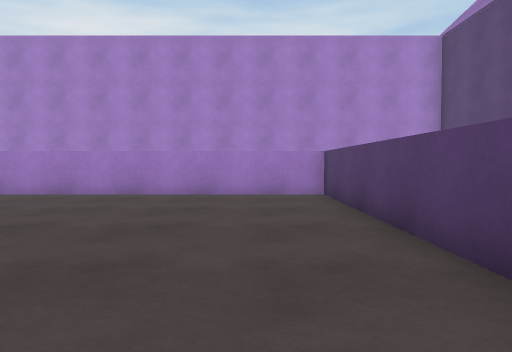
View 1 (above)

20 first-person views from a walk through a Unity game level. The camera is 0.72 m above the floor, tilts 2° down and sees 70° across. The floor is counted in squares, 1 m on a side. Each view is taken from the middle of a square. On the plan, view 1 faces up. The plan holds only what a view shows up to about 11 squares ahead; the rest is blank. The place goes on beyond the plan. The player character is not drawn.

View 2
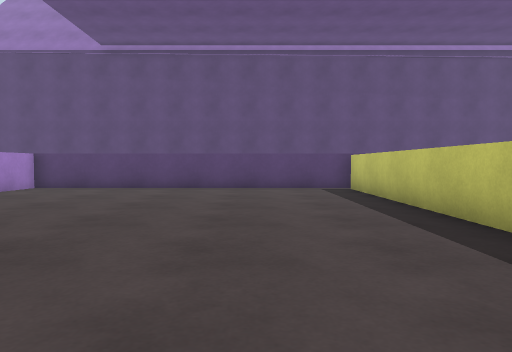

View 3
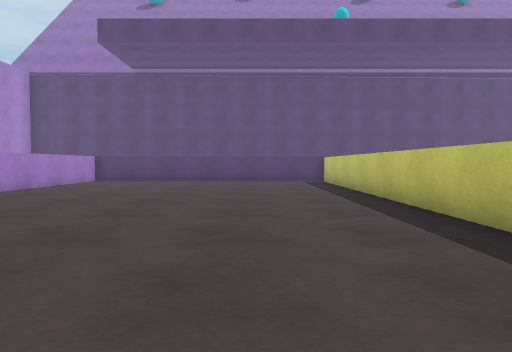

View 4
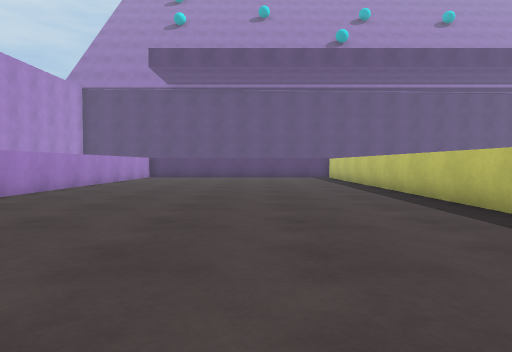

View 5
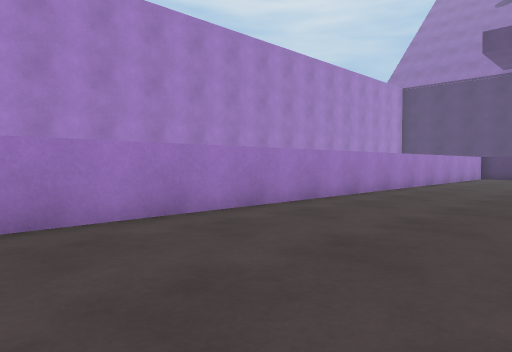

View 6
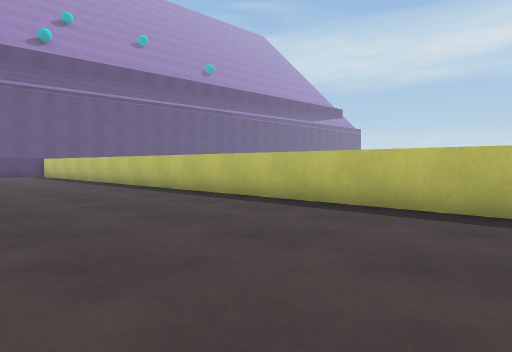

View 7
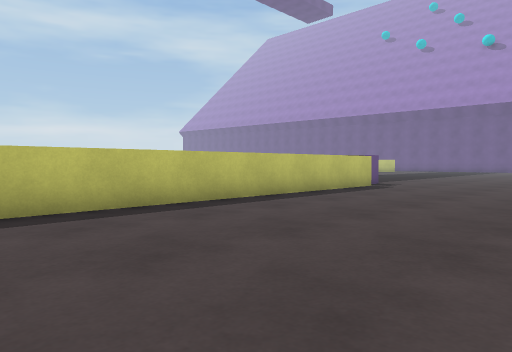

View 8
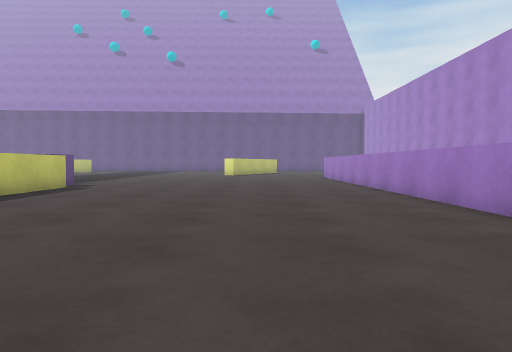

View 9
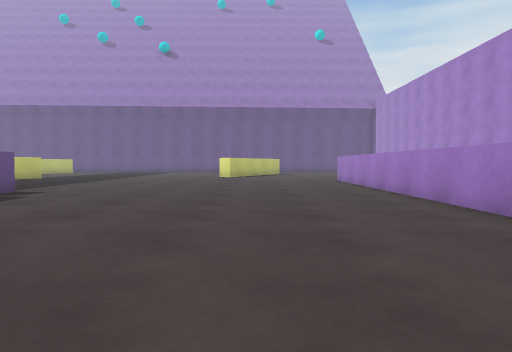

View 10
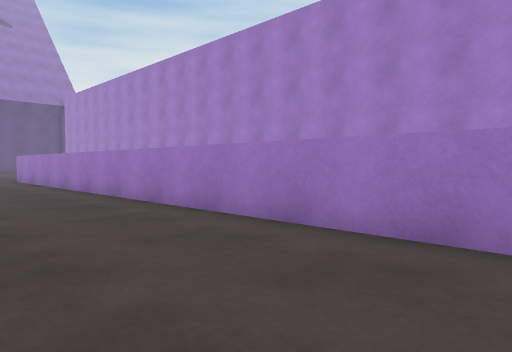

View 11
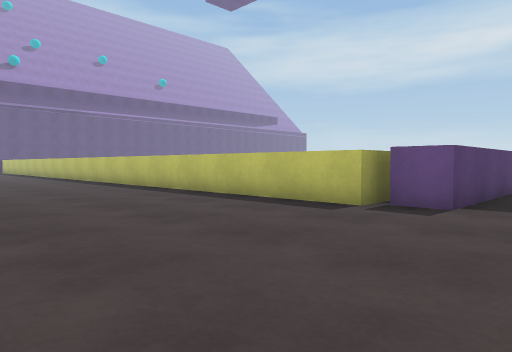

View 12
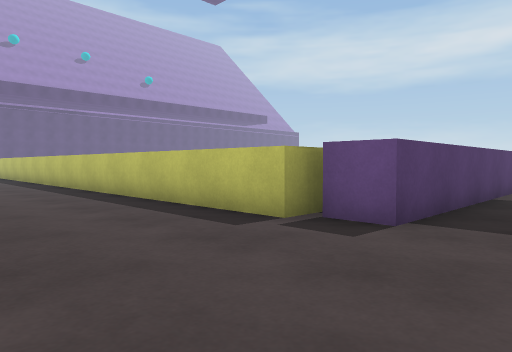

View 13
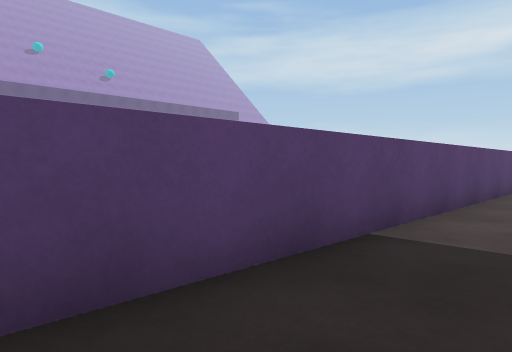

View 14
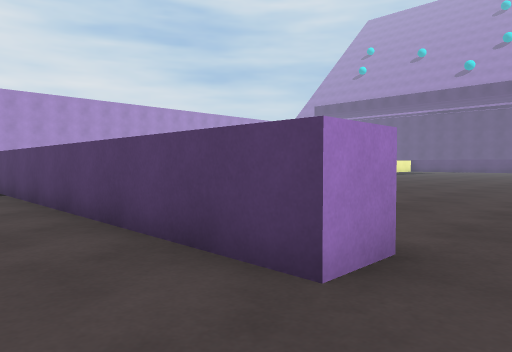

View 15
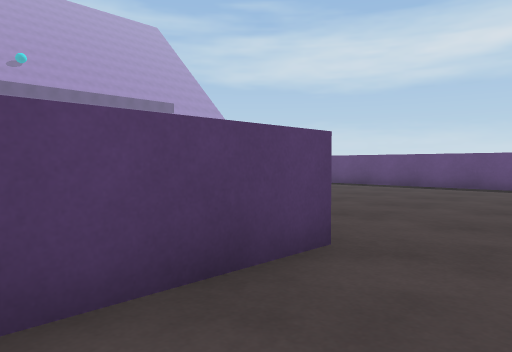

View 16
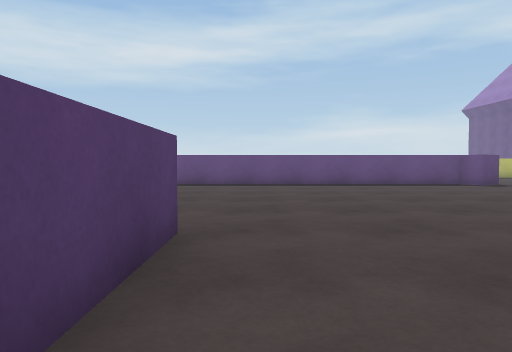

View 17
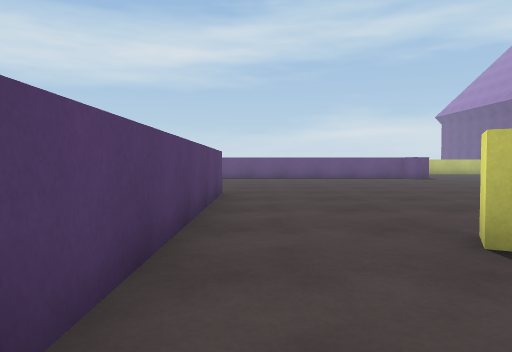

View 18
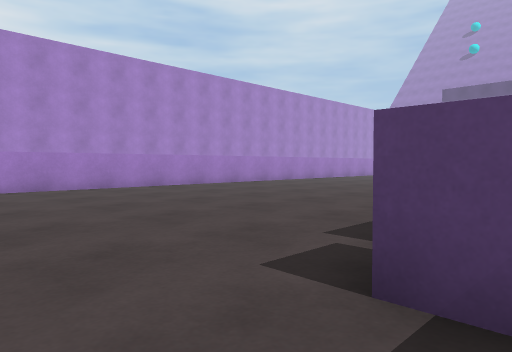

View 19
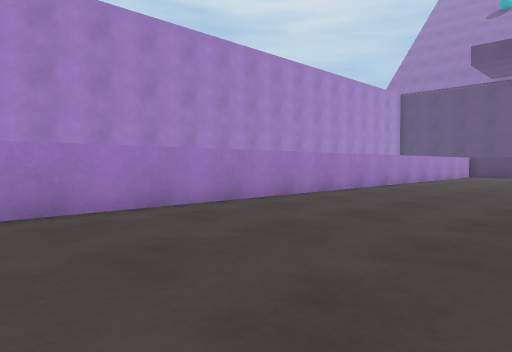

View 20
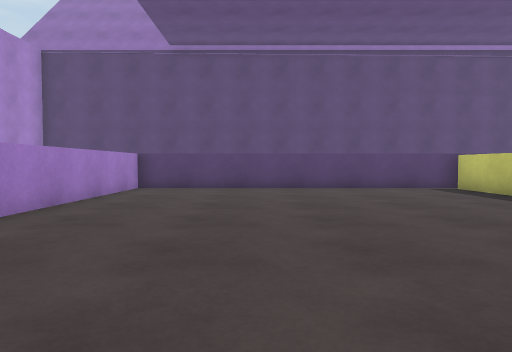

### Floor plan
Points are (right, up) in squares from view 1. A wall is a line through its corners. A room is listed if a view was taken in it or the views show most of it. See-through windows are left out.
Room 1 (views 1, 2, 3, 4, 5, 6, 7, 8, 9, 10, 11, 12, 13, 15, 16, 17, 18, 19, 20)
walls: (-26.9, -1.9) (-26.9, -0.7) (1.2, -0.7); (1.6, -1.4) (1.6, 8.4) (-30.1, 8.4); (-28.2, -13.8) (-28.2, -1.1) (-27.1, -1.1)
ways out: opening at (-29.5, -13.5) to room 2
Room 2 (view 14)
walls: (-27.1, -13.8) (-28.2, -13.8)
ways out: opening at (-29.5, -13.5) to room 1

Where each view was taken, in squares from view 1:
view 1: 0 up, 0 right, facing up
view 2: 2 up, 9 left, facing right
view 3: 2 up, 13 left, facing right
view 4: 3 up, 17 left, facing right
view 5: 4 up, 17 left, facing up-right
view 6: 5 up, 20 left, facing down-right
view 7: 5 up, 16 left, facing down-left
view 8: 5 up, 16 left, facing left
view 9: 5 up, 19 left, facing left
view 10: 5 up, 18 left, facing up-left
view 11: 5 up, 30 left, facing down-right
view 12: 3 up, 30 left, facing down-right
view 13: 2 down, 30 left, facing down-right
view 14: 15 down, 30 left, facing up-right
view 15: 11 down, 30 left, facing down-right
view 16: 10 down, 29 left, facing down
view 17: 5 down, 29 left, facing down
view 18: 2 down, 30 left, facing up-right
view 19: 3 up, 19 left, facing up-right
view 20: 5 up, 9 left, facing right
